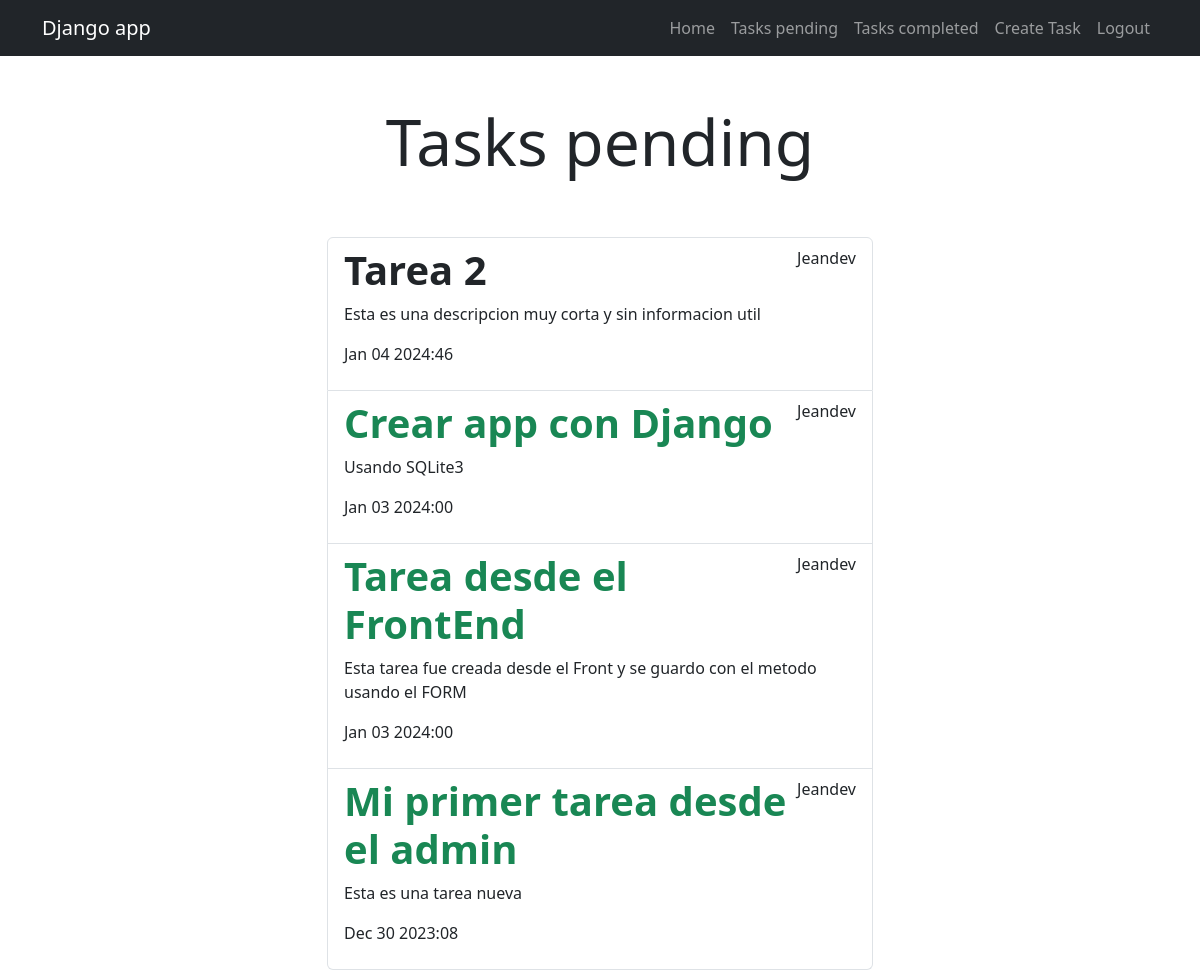
Screenshot of /tasks/completed/ (signed in) with the database file from the repository.
### tasks/models.py (models this page shows, shortened)
class Task(models.Model):
    title = models.CharField(max_length=200)
    description = models.TextField(blank=True)
    created = models.DateTimeField(auto_now_add=True)
    dateCompleted = models.DateTimeField(null=True, blank=True)
    important = models.BooleanField(default=False)
    user = models.ForeignKey(User, on_delete=models.CASCADE)

### tasks/views.py (the view)
# urls.py: path("tasks/completed/", views.tasksCompleted, name="tasksCompleted"),
@login_required
def tasksCompleted(request):
    tasks = Task.objects.filter(
        user=request.user,
        dateCompleted__isnull=False,
    ).order_by('-dateCompleted')  # Ordenando de la fecha mas reciente a la mas antigua
    return render(request, 'tasks.html', {
        'tasks' : tasks,
    })

### tasks/templates/tasks.html
{% extends 'base.html' %}
{% block content %}
<main class="container">
    <div class="row">
        <div class="col-md-6 offset-md-3">
            <h1 class="text-center display-3 py-5">Tasks pending</h1>
            <ul class="list-group">
                {% for task in tasks %}
                <a class="list-group-item" href="{% url 'taskDetail' task.id %}">
                    <header class="d-flex justify-content-between">
                        {% if task.important %}
                            <h1 class="fw-bold text-success">{{ task.title }}</h1>
                        {% else %}
                            <h1 class="fw-bold">{{ task.title }}</h1>
                        {% endif %}
                        <p>{{ task.user.username }}</p>
                    </header>
                    <p>{{ task.description }}</p>
                    <p>{{ task.dateCompleted|date:'M d Y:i' }}</p>
                </a>
                {% endfor %}
            </ul>
        </div>
    </div>
</main>
{% endblock %}

### rows the page displays
Task: title "Tarea 2", user.username "Jeandev", description "Esta es una descripcion muy corta y sin informacion util", dateCompleted "Jan 04 2024:46"
Task: title "Crear app con Django", user.username "Jeandev", description "Usando SQLite3", dateCompleted "Jan 03 2024:00"
Task: title "Tarea desde el FrontEnd", user.username "Jeandev", description "Esta tarea fue creada desde el Front y se guardo con el metodo usando el FORM", dateCompleted "Jan 03 2024:00"
Task: title "Mi primer tarea desde el admin", user.username "Jeandev", description "Esta es una tarea nueva", dateCompleted "Dec 30 2023:08"
